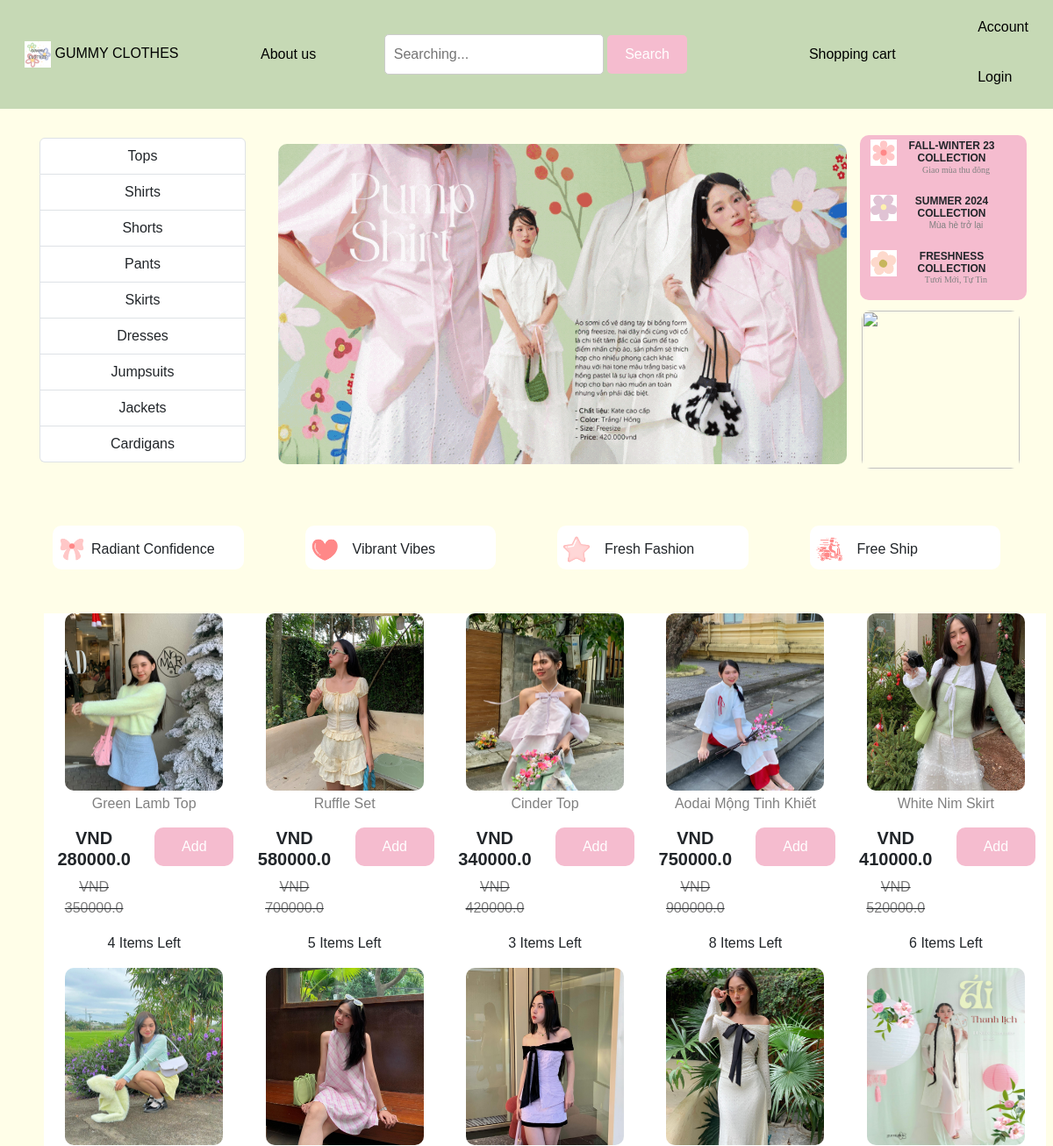
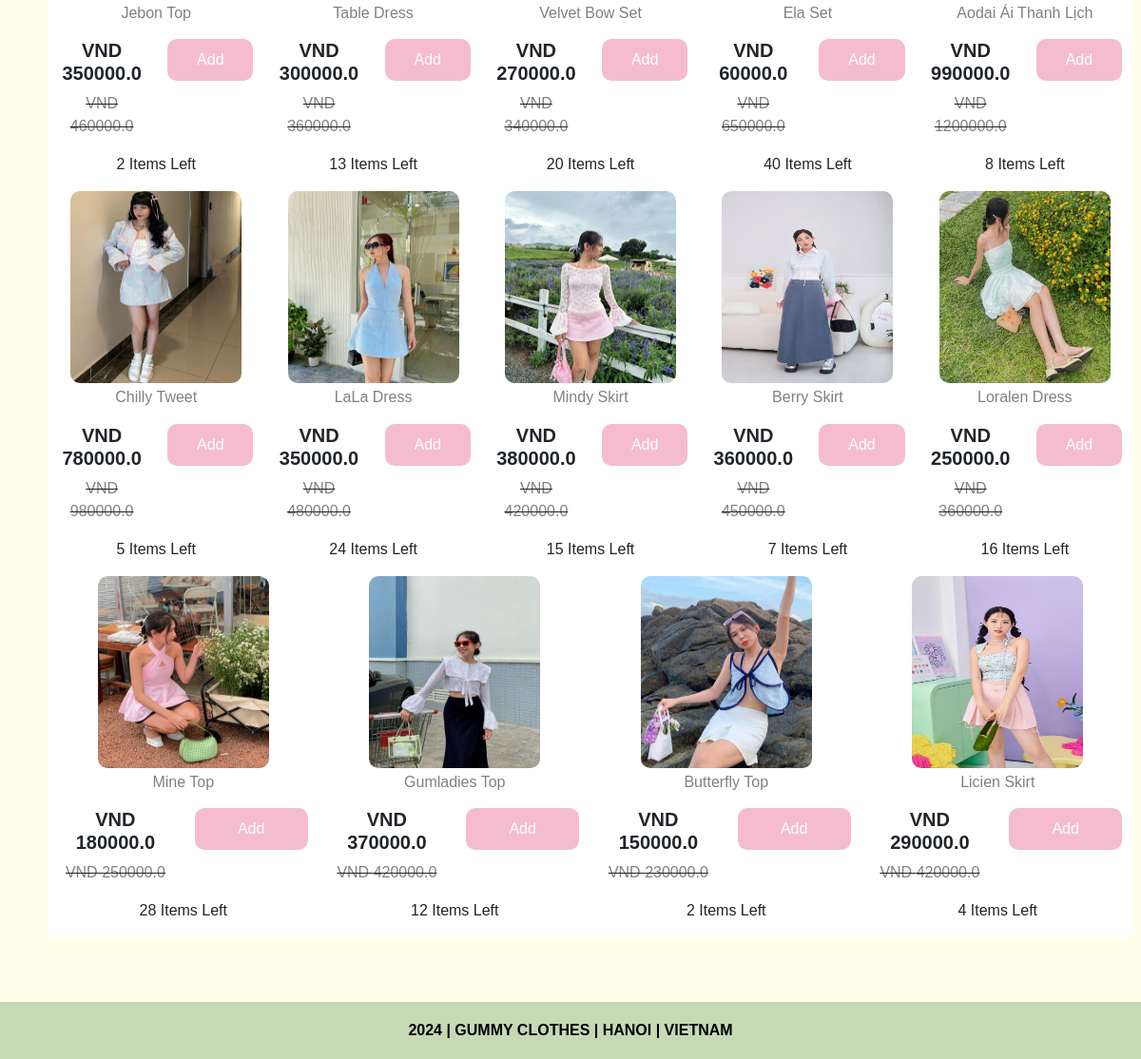
The page / on the database its author committed (2 pictures, top to bottom).
### website/models.py (models this page shows, shortened)
class Product(db.Model):
    id = db.Column(db.Integer, primary_key=True)
    product_name = db.Column(db.String(100), nullable=False)
    current_price = db.Column(db.Float, nullable=False)
    previous_price = db.Column(db.Float, nullable=False)
    in_stock = db.Column(db.Integer, nullable=False)
    product_picture = db.Column(db.String(1000), nullable=False)
    flash_sale = db.Column(db.Boolean, default=False)
    date_added = db.Column(db.DateTime, default=datetime.utcnow)
    carts = db.relationship('Cart', backref=db.backref('product', lazy=True))
    orders = db.relationship('Order', backref=db.backref('product', lazy=True))

### website/views.py (the view)
@views.route('/')
def home():
    items = Product.query.filter_by(flash_sale=True)
    return render_template('home.html', items=items, cart=Cart.query.filter_by(customer_link=current_user.id).all()
                           if current_user.is_authenticated else [])

### website/templates/home.html (shortened to what this page needs)
{% extends 'base.html' %}
{% block body %}
<div class="container text-center">
    <div class="row" style="margin: 10px;">
      <div class="col " style="margin: 3px;">
        <div class="list-group" id="right1">
            <a href="" class="list-group-item list-group-item-action">
                <span class="link-name" style="font-family:'Montserrat', sans-serif">Tops</span>
            </a>
            <a href="" class="list-group-item list-group-item-action">
                <span class="link-name" style="font-family:'Montserrat', sans-serif">Shirts</span>
            </a>
            <a href="" class="list-group-item list-group-item-action">
                <span class="link-name" style="font-family:'Montserrat', sans-serif">Shorts</span>
            </a>
            <a href="" class="list-group-item list-group-item-action">
                <span class="link-name" style="font-family:'Montserrat', sans-serif">Pants</span>
            </a>
            <a href="" class="list-group-item list-group-item-action">
                <span class="link-name" style="font-family:'Montserrat', sans-serif">Skirts</span>
            </a>
            <a href="" class="list-group-item list-group-item-action">
                <span class="link-name" style="font-family:'Montserrat', sans-serif">Dresses</span>
            </a>
            <a href="" class="list-group-item list-group-item-action">
                <span class="link-name" style="font-family:'Montserrat', sans-serif">Jumpsuits</span>
            </a>
            <a href="" class="list-group-item list-group-item-action">
                <span class="link-name" style="font-family:'Montserrat', sans-serif">Jackets</span>
            </a>
            <a href="" class="list-group-item list-group-item-action">
                <span class="link-name" style="font-family:'Montserrat', sans-serif">Cardigans</span>
            </a>
        </div>
      </div>
      <div class="col-md-7" style="margin: 10px;">
        <img src="static/images/gummy.gif" alt="" style="width: 648px; height: 365px; border-radius: 10px;">
      </div>
      <div class="col-md-2">
        <div class="row" style="background-color: rgba(245,188,207,255); border-radius: 10px; ">
            <div class="row" style="display: flex; margin-top: 5px;">
                <div class="col">
                    <img src="/static/images/h1.png" alt="" style="width: 30px; height: 30px; margin-left: -30px;">
                </div>
                <div class="col">
                    <h6 style="font-family:'Montserrat', sans-serif; font-size: 12px; margin-left: -40px; font-weight: 600;">FALL-WINTER 23 COLLECTION</h6>
                    <p style="font-family:'Montserrat';font-size: 10px; color: gray; margin-left: -30px; margin-top: -10px;">Giao mùa thu đông</p>
                </div>
            </div>
            <div class="row" style="display: flex; margin-top: 5px;">
                <div class="col">
                    <img src="/static/images/h2.png" alt="" style="width: 30px; height: 30px; margin-left: -30px;">
                </div>
                <div class="col">
                    <h6 style="font-family:'Montserrat', sans-serif; font-size: 12px; margin-left: -40px; font-weight: 600;">SUMMER 2024 COLLECTION</h6>
                    <p style="font-family:'Montserrat', sans-serif; font-size: 10px; color: gray; margin-left: -30px; margin-top: -10px;">Mùa hè trở lại</p>
                </div>
            </div>
            <div class="row" style="display: flex; margin-top: 5px;">
                <div class="col">
                    <img src="../static/images/h3.png" alt="" style="width: 30px; height: 30px; margin-left: -30px;">
                </div>
                <div class="col">
                    <h6 style="font-family:'Montserrat', sans-serif; font-size: 12px; margin-left: -40px; font-weight: 600;">FRESHNESS COLLECTION</h6>
                    <p style="font-family:'Montserrat';font-size: 10px; color: gray; margin-left: -30px; margin-top: -10px;">Tươi Mới, Tự Tin</p>
                </div>
            </div>
        </div>
        <div class="row" style="margin-top: 12px;">
            <div class="col">
                <img src="../static/images/right1.gif" alt="" class="right2">
            </div>
        </div>
      </div>
    </div>
</div>
<div class="container text-center">
    <div class="row" style="margin: 5px;">
        <div class="col" style="display: flex;font-family:'Montserrat', sans-serif; width: 400px; height: 50px; background-color: white; border-radius: 10px; padding: 7px; margin: 5px;margin-left: 35px;margin-right: 35px;">
            <img src="../static/images/h6.png" alt="" style="width: 30px; height: 30px;margin-top: 5px;margin-bottom: 10px;">
            <h6 style="margin-left: 7px;margin-top: 10px;margin-bottom: 10px;">Radiant Confidence</h6>
        </div>
        <div class="col" style="display: flex;font-family:'Montserrat', sans-serif;width: 400px; height: 50px; background-color: white; border-radius: 10px; padding: 7px; margin: 5px;margin-left: 35px;margin-right: 35px;">
            <img src="../static/images/h7.png" alt="" style="width: 30px; height: 30px;margin-top: 5px;margin-bottom: 10px;">
            <h6 style="margin-left: 17px;margin-top: 10px;margin-bottom: 10px;">Vibrant Vibes</h6>
        </div>
        <div class="col" style="display: flex;font-family:'Montserrat', sans-serif;width: 400px; height: 50px; background-color: white; border-radius: 10px; padding: 7px; margin: 5px;margin-left: 35px;margin-right: 35px;">
            <img src="../static/images/h8.png" alt="" style="width: 30px; height: 30px;margin-top: 5px;margin-bottom: 10px;">
            <h6 style="margin-left: 17px;margin-top: 10px;margin-bottom: 10px;">Fresh Fashion</h6>
        </div>
        <div class="col" style="display: flex;font-family:'Montserrat', sans-serif;width: 400px; height: 50px; background-color: white; border-radius: 10px; padding: 7px; margin: 5px;margin-left: 35px;margin-right: 35px;   ">
            <img src="../static/images/h9.png" alt="" style="width: 30px; height: 30px;margin-top: 5px;margin-bottom: 10px;">
            <h6 style="margin-left: 17px;margin-top: 10px;margin-bottom: 10px;">Free Ship</h6>
        </div>
    </div>
</div>
  <div class="container text-center">
        <div class="row" style="margin-left: 30px; background-color: rgba(198, 217, 181, 255);" id="column">
            {% for item in items %}
        <div class="col" style="background-color: white;">
            <img src="{{ item.product_picture }}" alt="" style="height: 202px; width: 180px; border-radius: 10px;">
            <div class="row" style="margin-top: 5px;">
                <h6 style="color: gray;font-family: 'Montserrat', sans-serif;">{{ item.product_name }}</h6>
            </div>
            <div class="row" style="margin-top: 10px;">
                <div class="col">
                    <h5 style="font-weight: 600; font-family: 'Montserrat', sans-serif;">VND {{ item.current_price }}</h5>
                    <strike><p style="color: gray;">VND {{ item.previous_price}}</p></strike>
                </div>
                <div class="col" style="font-family: 'Montserrat', sans-serif;">
                    <a style="background: #f5bccf" href="/add-to-cart/{{ item.id }}">Add</a>
                </div>
            </div>
            <div class="row">
                <p>{{ item.in_stock }} Items Left</p>
            </div>
        </div>
        {% endfor %}
    </div>
</div>
{% endblock %}

### website/templates/base.html (shortened to what this page needs)
<!DOCTYPE html>
<html lang="en">
<head>
    <link rel="stylesheet" href="https://cdnjs.cloudflare.com/ajax/libs/bootstrap-icons/1.11.3/font/bootstrap-icons.min.css" />
    <link rel="stylesheet" href="{{url_for('static', filename='css/all.min.css') }}">
    <link rel="stylesheet" href="{{url_for('static', filename='css/bootstrap.min.css') }}">
    <link rel="stylesheet" href="{{url_for('static', filename='css/style.css') }}">
</head>
<body>
<nav>
    <div class="container-fluid">
        <ul>
            <li>
                <a href="/"  style="font-family:'Montserrat', sans-serif">
                    <img src="static/images/GUMMY CLOTHES.png" alt="GUMMY CLOTHES" width="30" height="30">
                    GUMMY CLOTHES
                </a>
            </li>
            <li><a href="/aboutus" style="font-family:'Montserrat', sans-serif">About us</a></li>
            <li>
                <form method="POST" action="/search">
                    <input type="text" name="search"  style="font-family:'Montserrat', sans-serif" placeholder="Searching...">
                    <button type="submit"  style="font-family:'Montserrat', sans-serif">Search</button>
                </form>
            </li>
            <li id="items" >
            {% if cart | length < 1 %}
            <a  href="/cart" style="  position: relative;font-family:'Montserrat', sans-serif"> Shopping cart
            </a>
            {% else %}
            <a  href="/cart" style="position: relative;font-family:'Montserrat', sans-serif"><span class="badge bg-success"></span> Shopping cart
              <i class="bi bi-{{ cart | length }}-square-fill"></i>
            </a>
            {% endif %}
          </li>
            <li>
            <a href="javascript:void(0)" style="font-family: 'Montserrat', sans-serif;">Account</a>
            <ul >
                {% if current_user.is_authenticated %}
                <li ><a  href="/profile/{{ current_user.id }}">Profile</a></li>
                <li><a href="/logout">Logout</a></li>
                {% else %}
                <li ><a href="/login">Login</a></li>
                {% endif %}
            </ul>
        </li>
        </ul>
    </div>
</nav>
    {% block body %}
    {% endblock %}
<footer class="container-fluid  text-center p-2 mt-5" style="background-color: rgba(198, 217, 181, 255); color: black;">
      <a  style="color: black;font-family: 'Montserrat', sans-serif;font-weight: bold;">2024 | GUMMY CLOTHES | HANOI | VIETNAM</a>
    </footer>
</body>
</html>

### website/static/css/style.css (style rules this page uses)
body { background-color: rgba(255, 254, 232, 255); }
nav { background-color: rgba(198, 217, 181, 255); }
ul { list-style-type: none; margin: 0; padding: 0; overflow: hidden; display: flex; justify-content: space-between; align-items: center; }
li { float: left; }
li a { display: block; color: black; text-align: center; padding: 14px 16px; text-decoration: none; }
form { margin-top: 0px; }
button { padding: 10px 20px; background-color: #f5bccf; color: #fff; border: none; border-radius: 5px; font-size: 16px; cursor: pointer; }
input[type="text"] { width: 250px; padding: 10px; border: 1px solid #ccc; border-radius: 5px; font-size: 16px; }
body { font-family: Arial, sans-serif; margin: 0; padding: 0; }
.container { display: flex; justify-content: space-between; max-width: 1200px; margin: 0 auto; padding: 20px; }
ul { list-style-type: none; padding: 0; }
ul li { padding: 5px 0; }
.row .right2 { margin-left: -10px; height: 180px; width: 180px; border-radius: 10px; }
.container .row .col .row .col a { background-color: orange; padding: 10px; border-radius: 10px; text-decoration: none; color: white; }

### website/templates/base.html (style rules this page uses)
li { list-style: none; }
a { display: block; padding: 10px 15px; text-decoration: none; color: black; font-family: 'Montserrat', sans-serif; }

### rows shown on the page
Product: product_picture (picture), product_name "Green Lamb Top", current_price "280000.0", previous_price "350000.0", in_stock "4"
Product: product_picture (picture), product_name "Ruffle Set", current_price "580000.0", previous_price "700000.0", in_stock "5"
Product: product_picture (picture), product_name "Cinder Top", current_price "340000.0", previous_price "420000.0", in_stock "3"
Product: product_picture (picture), product_name "Aodai Mộng Tinh Khiết", current_price "750000.0", previous_price "900000.0", in_stock "8"
Product: product_picture (picture), product_name "White Nim Skirt", current_price "410000.0", previous_price "520000.0", in_stock "6"
Product: product_picture (picture), product_name "Jebon Top", current_price "350000.0", previous_price "460000.0", in_stock "2"
Product: product_picture (picture), product_name "Table Dress", current_price "300000.0", previous_price "360000.0", in_stock "13"
Product: product_picture (picture), product_name "Velvet Bow Set", current_price "270000.0", previous_price "340000.0", in_stock "20"
Product: product_picture (picture), product_name "Ela Set", current_price "60000.0", previous_price "650000.0", in_stock "40"
Product: product_picture (picture), product_name "Aodai Ái Thanh Lịch", current_price "990000.0", previous_price "1200000.0", in_stock "8"
Product: product_picture (picture), product_name "Chilly Tweet", current_price "780000.0", previous_price "980000.0", in_stock "5"
Product: product_picture (picture), product_name "LaLa Dress", current_price "350000.0", previous_price "480000.0", in_stock "24"
Product: product_picture (picture), product_name "Mindy Skirt", current_price "380000.0", previous_price "420000.0", in_stock "15"
Product: product_picture (picture), product_name "Berry Skirt", current_price "360000.0", previous_price "450000.0", in_stock "7"
Product: product_picture (picture), product_name "Loralen Dress", current_price "250000.0", previous_price "360000.0", in_stock "16"
Product: product_picture (picture), product_name "Mine Top", current_price "180000.0", previous_price "250000.0", in_stock "28"
Product: product_picture (picture), product_name "Gumladies Top", current_price "370000.0", previous_price "420000.0", in_stock "12"
Product: product_picture (picture), product_name "Butterfly Top", current_price "150000.0", previous_price "230000.0", in_stock "2"
Product: product_picture (picture), product_name "Licien Skirt", current_price "290000.0", previous_price "420000.0", in_stock "4"
